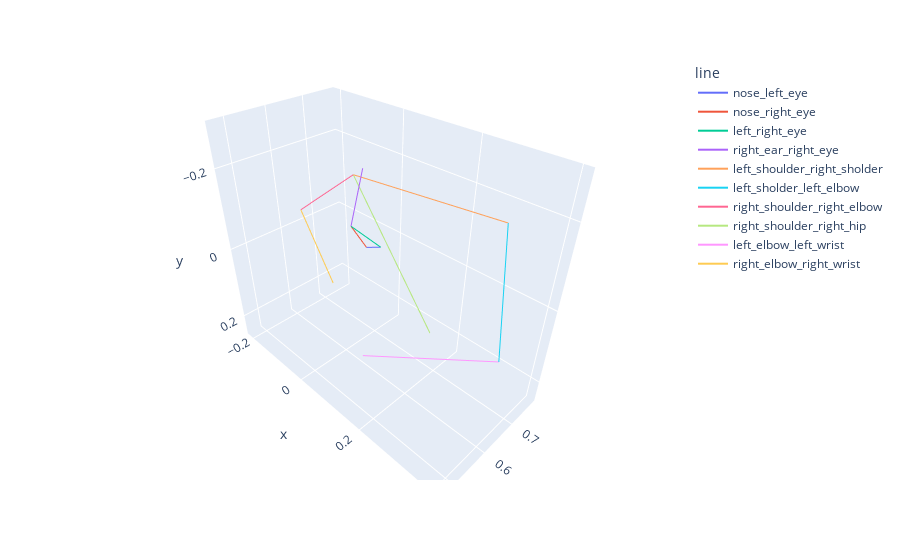

The notebook cell this image was saved under:
### Code cell
results = generate_connection_line(sample[1],
        np.argwhere(valid_keypoints).reshape(-1))
pose_df = pd.DataFrame(results)
visualize_pose(pose_df)

### Figure 1 — Plotly figure (JSON) as saved in the notebook; plotly's stock layout.template omitted (floating-point values rounded to 4 significant figures)
{"data": [{"hovertemplate": "line=nose_left_eye<br>z=%{x}<br>x=%{y}<br>y=%{z}<extra></extra>", "legendgroup": "nose_left_eye", "line": {"color": "#636efa", "dash": "solid"}, "marker": {"symbol": "circle"}, "mode": "lines", "name": "nose_left_eye", "scene": "scene", "showlegend": true, "type": "scatter3d", "x": [0.5095, 0.5026], "y": [0.1786, 0.2199], "z": [-0.1665, -0.1887]}, {"hovertemplate": "line=nose_right_eye<br>z=%{x}<br>x=%{y}<br>y=%{z}<extra></extra>", "legendgroup": "nose_right_eye", "line": {"color": "#EF553B", "dash": "solid"}, "marker": {"symbol": "circle"}, "mode": "lines", "name": "nose_right_eye", "scene": "scene", "showlegend": true, "type": "scatter3d", "x": [0.5095, 0.4972], "y": [0.1786, 0.1543], "z": [-0.1665, -0.2034]}, {"hovertemplate": "line=left_right_eye<br>z=%{x}<br>x=%{y}<br>y=%{z}<extra></extra>", "legendgroup": "left_right_eye", "line": {"color": "#00cc96", "dash": "solid"}, "marker": {"symbol": "circle"}, "mode": "lines", "name": "left_right_eye", "scene": "scene", "showlegend": true, "type": "scatter3d", "x": [0.5026, 0.4972], "y": [0.2199, 0.1543], "z": [-0.1887, -0.2034]}, {"hovertemplate": "line=right_ear_right_eye<br>z=%{x}<br>x=%{y}<br>y=%{z}<extra></extra>", "legendgroup": "right_ear_right_eye", "line": {"color": "#ab63fa", "dash": "solid"}, "marker": {"symbol": "circle"}, "mode": "lines", "name": "right_ear_right_eye", "scene": "scene", "showlegend": true, "type": "scatter3d", "x": [0.4972, 0.5492], "y": [0.1543, 0.1304], "z": [-0.2034, -0.2847]}, {"hovertemplate": "line=left_shoulder_right_sholder<br>z=%{x}<br>x=%{y}<br>y=%{z}<extra></extra>", "legendgroup": "left_shoulder_right_sholder", "line": {"color": "#FFA15A", "dash": "solid"}, "marker": {"symbol": "circle"}, "mode": "lines", "name": "left_shoulder_right_sholder", "scene": "scene", "showlegend": true, "type": "scatter3d", "x": [0.7148, 0.6347], "y": [0.3248, 0.0101], "z": [-0.1905, -0.2063]}, {"hovertemplate": "line=left_sholder_left_elbow<br>z=%{x}<br>x=%{y}<br>y=%{z}<extra></extra>", "legendgroup": "left_sholder_left_elbow", "line": {"color": "#19d3f3", "dash": "solid"}, "marker": {"symbol": "circle"}, "mode": "lines", "name": "left_sholder_left_elbow", "scene": "scene", "showlegend": true, "type": "scatter3d", "x": [0.7148, 0.6264], "y": [0.3248, 0.4011], "z": [-0.1905, 0.03396]}, {"hovertemplate": "line=right_shoulder_right_elbow<br>z=%{x}<br>x=%{y}<br>y=%{z}<extra></extra>", "legendgroup": "right_shoulder_right_elbow", "line": {"color": "#FF6692", "dash": "solid"}, "marker": {"symbol": "circle"}, "mode": "lines", "name": "right_shoulder_right_elbow", "scene": "scene", "showlegend": true, "type": "scatter3d", "x": [0.6347, 0.6512], "y": [0.0101, -0.207], "z": [-0.2063, -0.03708]}, {"hovertemplate": "line=right_shoulder_right_hip<br>z=%{x}<br>x=%{y}<br>y=%{z}<extra></extra>", "legendgroup": "right_shoulder_right_hip", "line": {"color": "#B6E880", "dash": "solid"}, "marker": {"symbol": "circle"}, "mode": "lines", "name": "right_shoulder_right_hip", "scene": "scene", "showlegend": true, "type": "scatter3d", "x": [0.6347, 0.781], "y": [0.0101, 0.12], "z": [-0.2063, 0.244]}, {"hovertemplate": "line=left_elbow_left_wrist<br>z=%{x}<br>x=%{y}<br>y=%{z}<extra></extra>", "legendgroup": "left_elbow_left_wrist", "line": {"color": "#FF97FF", "dash": "solid"}, "marker": {"symbol": "circle"}, "mode": "lines", "name": "left_elbow_left_wrist", "scene": "scene", "showlegend": true, "type": "scatter3d", "x": [0.6264, 0.4689], "y": [0.4011, 0.2061], "z": [0.03396, 0.04418]}, {"hovertemplate": "line=right_elbow_right_wrist<br>z=%{x}<br>x=%{y}<br>y=%{z}<extra></extra>", "legendgroup": "right_elbow_right_wrist", "line": {"color": "#FECB52", "dash": "solid"}, "marker": {"symbol": "circle"}, "mode": "lines", "name": "right_elbow_right_wrist", "scene": "scene", "showlegend": true, "type": "scatter3d", "x": [0.6512, 0.5762], "y": [-0.207, -0.003866], "z": [-0.03708, 0.04167]}], "layout": {"legend": {"title": {"text": "line"}, "tracegroupgap": 0}, "margin": {"t": 60}, "scene": {"domain": {"x": [0, 1], "y": [0, 1]}, "xaxis": {"autorange": "reversed", "title": {"text": "z"}}, "yaxis": {"title": {"text": "x"}}, "zaxis": {"autorange": "reversed", "title": {"text": "y"}}}}}
